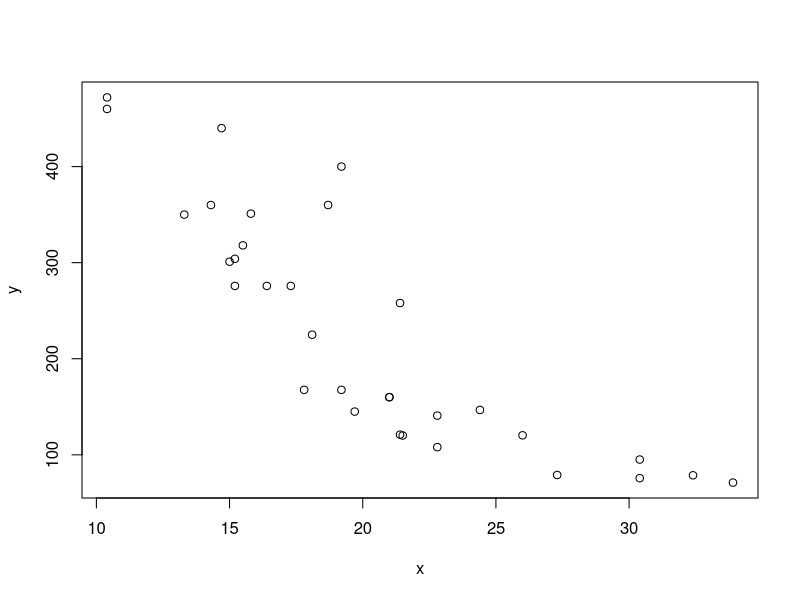
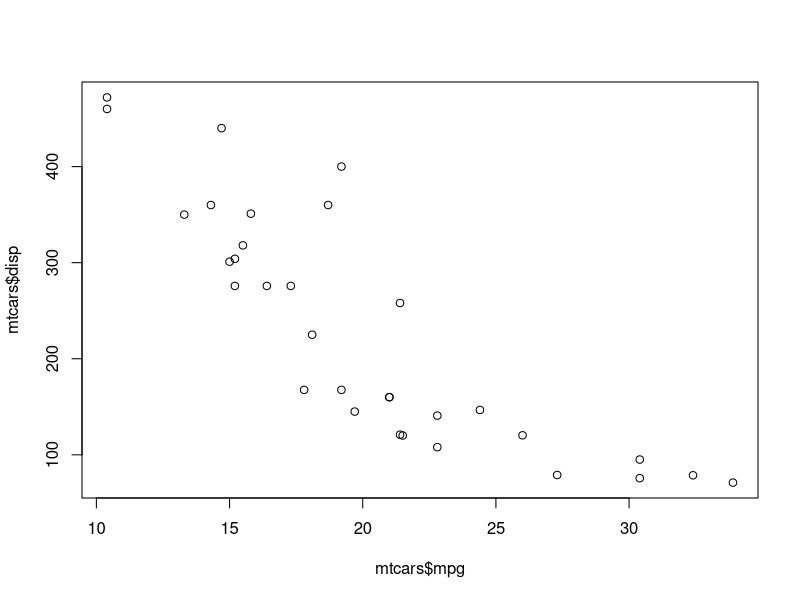
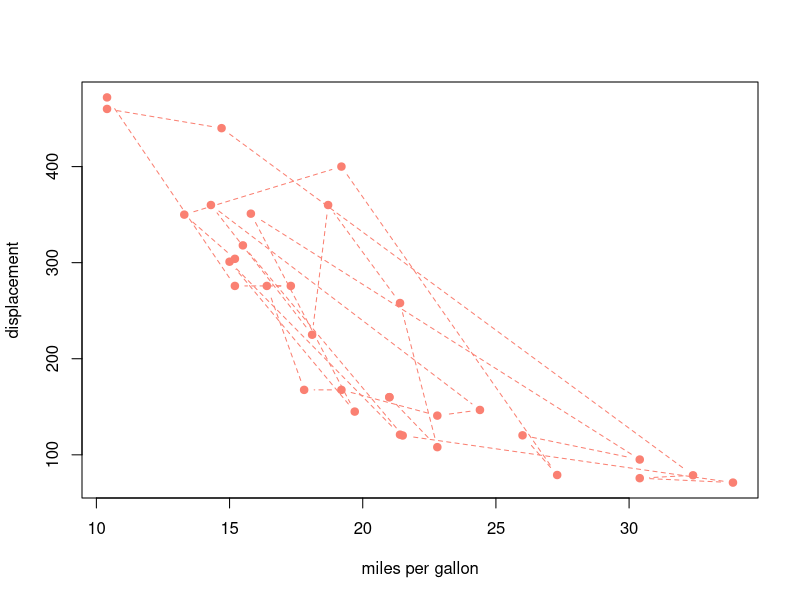
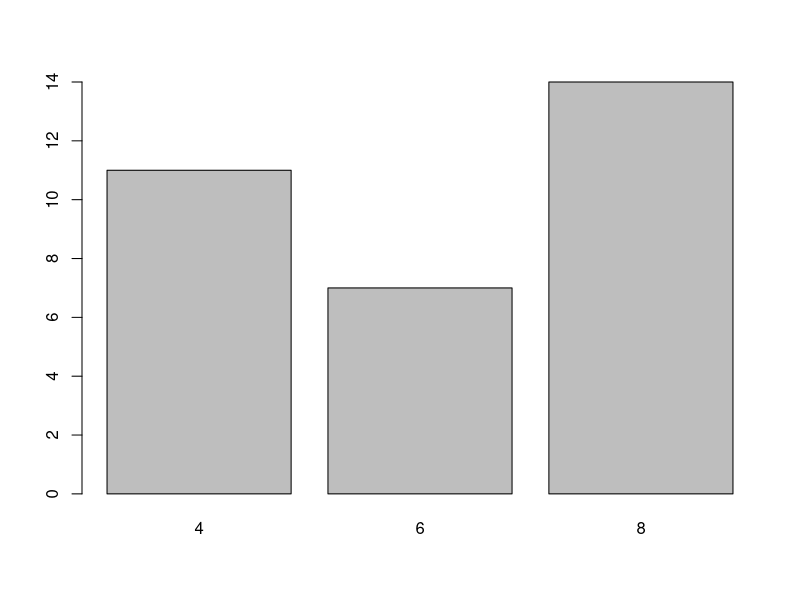
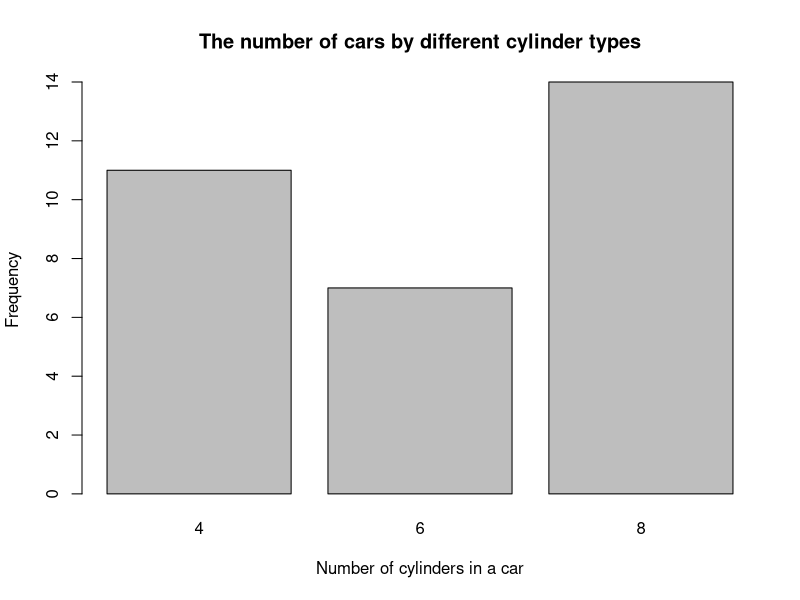
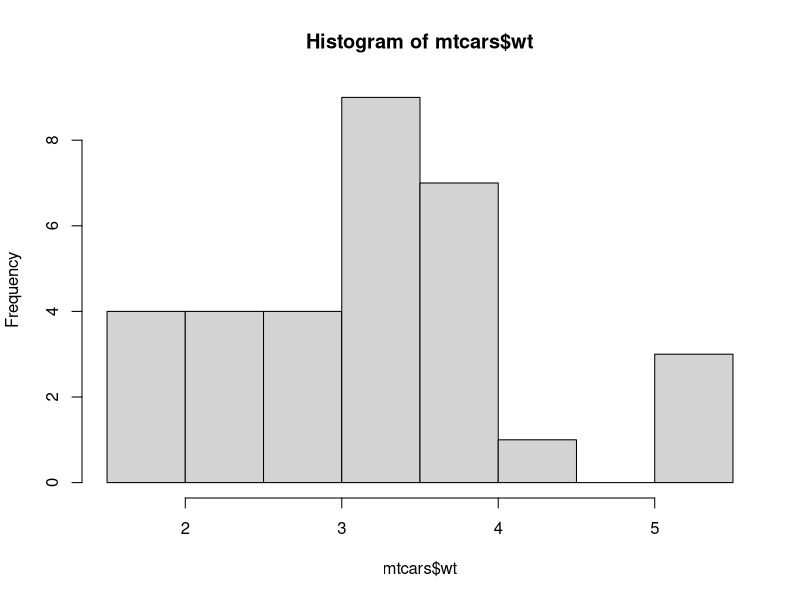
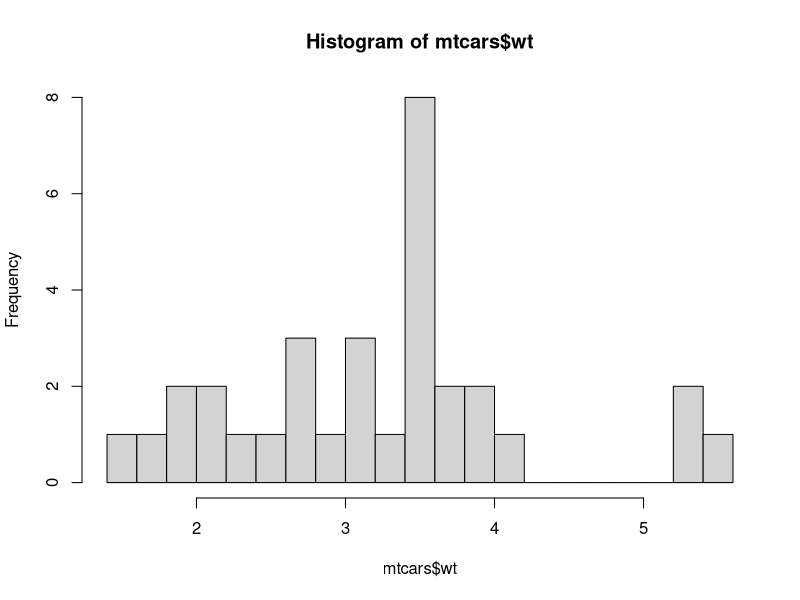
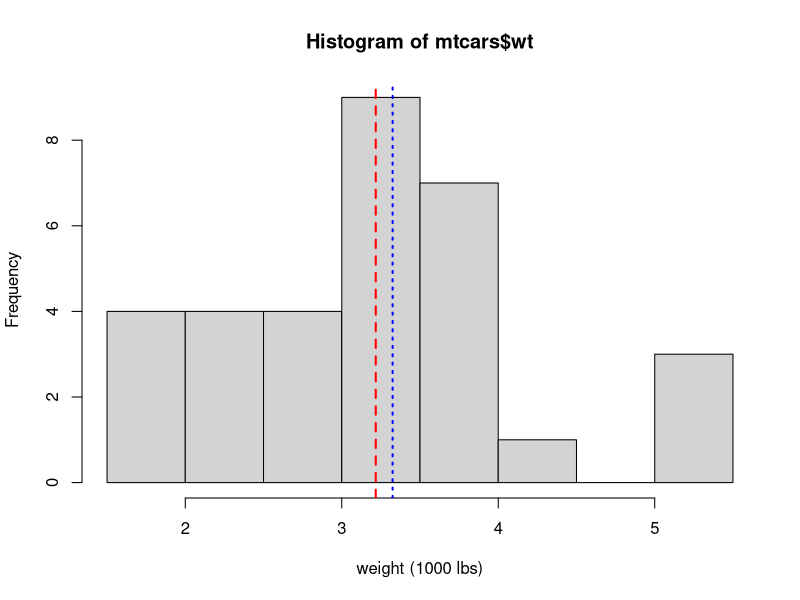

These charts were generated, in order, by the following R code:
## ---- chunk 1
x <- mtcars$mpg
y <- mtcars$disp
# the easiest way is to use plot() function
plot(x,y)
# You can input the data-points directly, but look at the axis labels
plot(mtcars$mpg,mtcars$disp)
# We can decorate the plot with different annotations -
plot(x,
     y, 
     xlab = "miles per gallon", 
     ylab = "displacement", 
     col="salmon", 
     pch=19, 
     lty =2, 
     type = "b")
## ---- chunk 2
# create a count table
counts <- table(mtcars$cyl)
# plot the count table now. 
barplot(counts)
# you can add some annotations as well
barplot(counts,
        xlab = "Number of cylinders in a car",
        ylab = "Frequency",
        main = "The number of cars by different cylinder types")
## ---- chunk 3
# simply -
hist(mtcars$wt)
# you can change the break points of the histogram -
hist(mtcars$wt, breaks = 20)
# you can also add some annotations
hist(mtcars$wt, breaks = 10, xlab = "weight (1000 lbs)")
abline(v=mean(mtcars$wt), col="red", lty=2, lwd=2) 
abline(v=median(mtcars$wt), col="blue", lty=3, lwd=2)
## ---- chunk 4
boxplot(mtcars$wt, horizontal = T)
## ---- chunk 5
boxplot(wt~cyl,
        data=mtcars, 
        main="Car weight Data",
        xlab="Number of Cylinders in a car", 
        ylab="Weight (1000 lbs) of the cars")
## ---- chunk 6
boxplot(Sepal.Length ~ Species, data = iris, col=c("red","green", "blue"))
